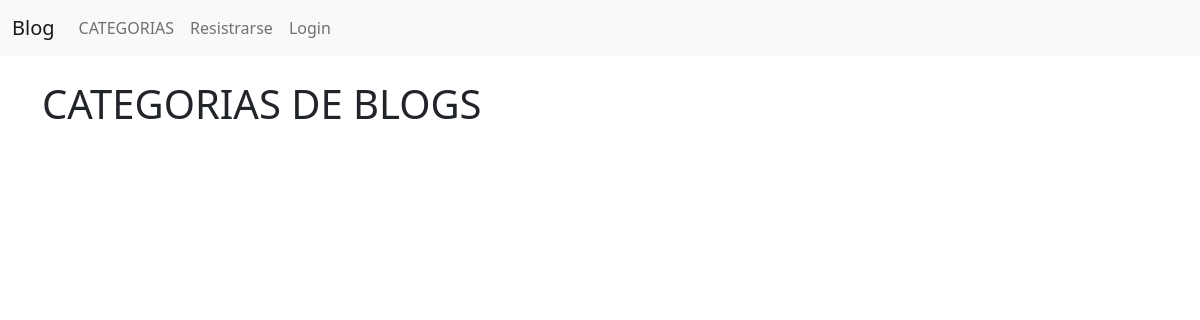
Page /category-list/ on the earlier database version.
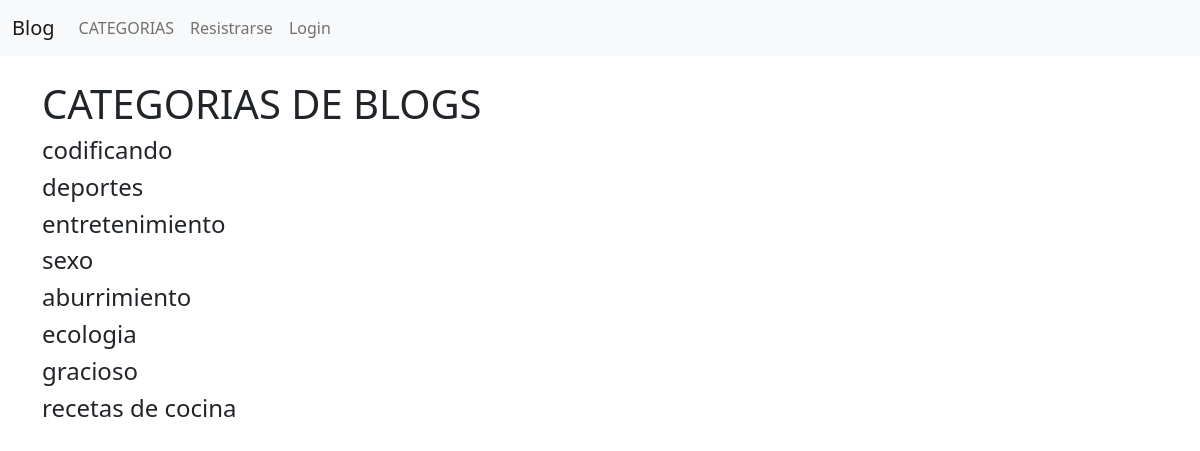
Same page on the later database version.
### theblog/models.py (models this page shows, shortened)
class Category(models.Model):
    name=models.CharField(max_length=255)
    def __str__(self):
        return self.name

### theblog/views.py (the view)
# urls.py: path("category-list/",CategoryListView,name="category-list"),
def CategoryListView(request):
    cat_menu_list=Category.objects.all()
    return render(request, "category_list.html",{"cat_menu_list":cat_menu_list})

### theblog/templates/category_list.html (shortened to what this page needs)
{%extends "base.html"%}
{%block content%}
    <h1>CATEGORIAS DE BLOGS</h1>
        {%for item in cat_menu_list%}
            <h4><a class="dropdown-item" href="{%url "category" item|slugify%}">{{item}}</a></h4>
        {%endfor%}
{% endblock %}

Differences in the rows shown:
added Category: name "codificando"
added Category: name "deportes"
added Category: name "entretenimiento"
added Category: name "sexo"
added Category: name "aburrimiento"
added Category: name "ecologia"
added Category: name "gracioso"
added Category: name "recetas de cocina"
